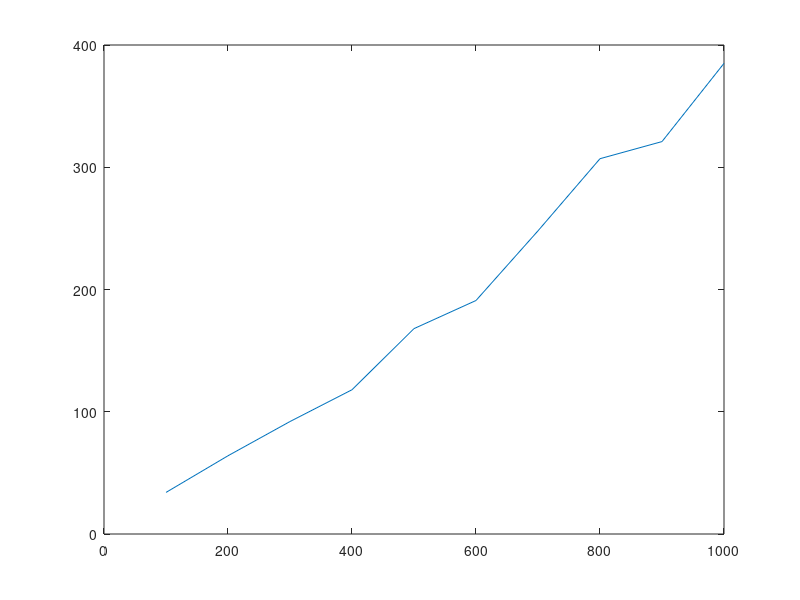
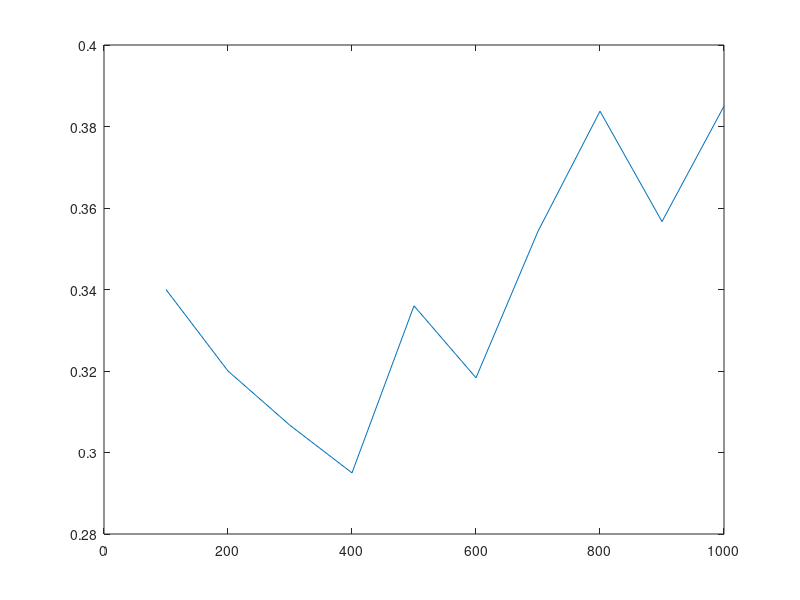

MATLAB code to generate these figures, in order:
load('100-1000.mat');

% gewone plot
figure;
plot(result(:,1),result(:,2));


% plot van de percenten
prctn = result(:,2) ./ result(:,1);
figure;
plot(result(:,1),prctn);